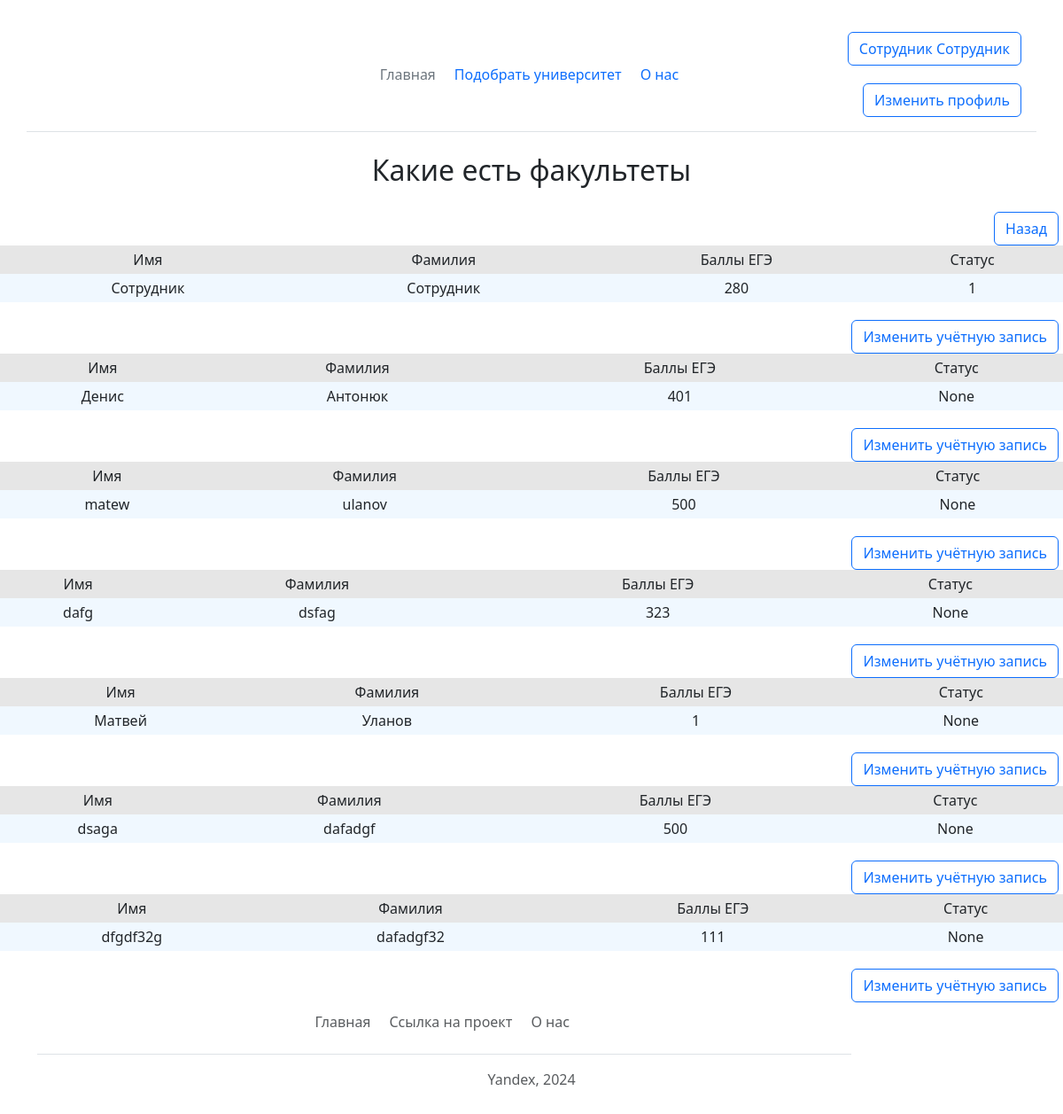
/users_list (signed in), run on the app's committed database.
### data/users.py (models this page shows, shortened)
class User(SqlAlchemyBase, UserMixin, SerializerMixin):
    __tablename__ = 'users'
    id = sqlalchemy.Column(sqlalchemy.Integer,
                           primary_key=True, autoincrement=True)
    surname = sqlalchemy.Column(sqlalchemy.String, nullable=True)
    name = sqlalchemy.Column(sqlalchemy.String, nullable=True)
    email = sqlalchemy.Column(sqlalchemy.String,
                              index=True, unique=True, nullable=True)
    hashed_password = sqlalchemy.Column(sqlalchemy.String, nullable=True)
    modified_date = sqlalchemy.Column(sqlalchemy.DateTime,
                                      default=datetime.datetime.now)
    address = sqlalchemy.Column(sqlalchemy.String, nullable=True)
    min_ege_score = sqlalchemy.Column(sqlalchemy.Integer, nullable=True)
    type = sqlalchemy.Column(sqlalchemy.Integer, nullable=True)

### main.py (the view)
@app.route('/users_list', methods=['GET', 'POST'])
@login_required
def users_list():
    users = db_sess.query(User).all()
    type = db_sess.query(Type).all()
    return render_template('users.html', title='Журнал факультетов', users=users, type=type)

### data/db_session.py (called while the page is built)
def create_session() -> Session:
    global __factory
    return __factory()

### main.py (called while the page is built)
@login_manager.user_loader
def load_user(user_id: int):
    db_sess = db_session.create_session()
    return db_sess.query(User).get(user_id)

### templates/users.html
{% extends 'base.html' %}
{% block content %}
    <h2 align="center">Какие есть факультеты</h2>
    <a class="btn btn-outline-primary" href="http://localhost:5000/">Назад</a>
    {% for user in users %}
        <table class="tbl">
            <tr class="mn">
                <td>Имя</td>
                <td>Фамилия</td>
                <td>Баллы ЕГЭ</td>
                <td>Статус</td>
            </tr>
            <tr>
                <td>{{ user.name }}</td>
                <td>{{ user.surname }}</td>
                <td>{{ user.min_ege_score }}</td>
                <td>{{ user.type }}</td>
            </tr>
        </table>
    <a class="btn btn-outline-primary" href="http://localhost:5000/user/{{ user.id }}">Изменить учётную запись</a>
    {% endfor %}
{% endblock %}

### templates/base.html (shortened to what this page needs)
<!DOCTYPE html>
<html lang="ru">
<head>
    <link rel="stylesheet" href="css/style.css">
    <link rel="stylesheet" href="{{url_for('static', filename='css/main.css') }}">
    <link rel="stylesheet" href="https://cdn.jsdelivr.net/npm/bootstrap@5.3.2/dist/css/bootstrap.min.css"
>
</head>
<body>
    <header class="container d-flex flex-wrap align-items-center justify-content-center justify-content-md-between py-3 mb-4 border-bottom">
    <div class="col-md-3 mb-2 mb-md-0">
        <a href="/" class="d-inline-flex link-body-emphasis text-decoration-none">
            <svg class="bi" width="40" height="32" role="img" aria-label="Bootstrap">
                <use xlink:href="#bootstrap"></use>
            </svg>
        </a>
    </div>
    <ul class="nav col-12 col-md-auto mb-2 justify-content-center mb-md-0">
        <li><a href="/home" class="nav-link px-2 link-secondary">Главная</a></li>
        <li><a href="/select_universities" class="nav-link px-2">Подобрать университет</a></li>
        <li><a href="/about" class="nav-link px-2">О нас</a></li>
    </ul>
    <div class="col-md-3 text-end">
            {% if current_user.is_authenticated %}
                <a class="btn btn-outline-primary" href="http://localhost:5000/logout">{{ current_user.surname }} {{ current_user.name }}</a>
                <a class="btn btn-outline-primary" href="http://localhost:5000/user/{{ current_user.id }}">Изменить профиль</a>
            {% else %}
                <a href="/login" type="button" class="btn btn-outline-primary me-2">Войти</a>
                <a href="/register" type="button" class="btn btn-outline-primary me-2">Создать аккаунт</a>
            {% endif %}
    </div>
    </header>
    {% block content %}{% endblock %}
    <footer class="container py-3 my-4">
    <ul class="nav justify-content-center border-bottom pb-3 mb-3">
        <li class="nav-item"><a href="/home" class="nav-link px-2 text-body-secondary">Главная</a></li>
        <li class="nav-item"><a href="https://github.com/Mishgite/Choosing_institute"
                                class="nav-link px-2 text-body-secondary">Ссылка на проект</a></li>
        <li class="nav-item"><a href="/about" class="nav-link px-2 text-body-secondary">О нас</a></li>
    </ul>
    <p class="text-center text-body-secondary">Yandex, 2024</p>
    </footer>
</body>
</html>

### static/css/style.css (style rules this page uses)
tr.mn { text-align: center; background-color: #e6e6e6; }
.tbl { width: 100%; text-align: center; background-color: aliceblue; line-height: 30px; }
a { display: inline-block; float: right; margin-right: 5px; margin-top: 1.25em; }

### data on the page
User: surname "Сотрудник", name "Сотрудник", min_ege_score "280", type "1"
User: name "Денис", surname "Антонюк", min_ege_score "401", type "None"
User: name "matew", surname "ulanov", min_ege_score "500", type "None"
User: name "dafg", surname "dsfag", min_ege_score "323", type "None"
User: name "Матвей", surname "Уланов", min_ege_score "1", type "None"
User: name "dsaga", surname "dafadgf", min_ege_score "500", type "None"
User: name "dfgdf32g", surname "dafadgf32", min_ege_score "111", type "None"
